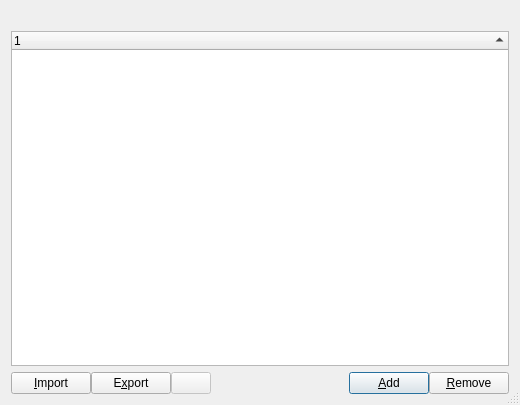
<?xml version="1.0" encoding="UTF-8"?>
<ui version="4.0">
 <class>AthleteManagerDlg</class>
 <widget class="QDialog" name="AthleteManagerDlg">
  <property name="geometry">
   <rect>
    <x>0</x>
    <y>0</y>
    <width>520</width>
    <height>405</height>
   </rect>
  </property>
  <property name="windowTitle">
   <string>Manage Fighters</string>
  </property>
  <property name="windowIcon">
   <iconset resource="ipponboard.qrc">
    <normaloff>:/res/icons/category.png</normaloff>:/res/icons/category.png</iconset>
  </property>
  <property name="sizeGripEnabled">
   <bool>true</bool>
  </property>
  <property name="modal">
   <bool>true</bool>
  </property>
  <layout class="QVBoxLayout" name="verticalLayout" stretch="0,1,0">
   <item>
    <widget class="QLabel" name="label_filterinfo">
     <property name="text">
      <string/>
     </property>
    </widget>
   </item>
   <item>
    <widget class="QTreeWidget" name="treeWidget_fighters">
     <property name="mouseTracking">
      <bool>false</bool>
     </property>
     <property name="editTriggers">
      <set>QAbstractItemView::DoubleClicked</set>
     </property>
     <property name="showDropIndicator" stdset="0">
      <bool>false</bool>
     </property>
     <property name="alternatingRowColors">
      <bool>true</bool>
     </property>
     <property name="selectionMode">
      <enum>QAbstractItemView::ExtendedSelection</enum>
     </property>
     <property name="selectionBehavior">
      <enum>QAbstractItemView::SelectRows</enum>
     </property>
     <property name="indentation">
      <number>0</number>
     </property>
     <property name="rootIsDecorated">
      <bool>false</bool>
     </property>
     <property name="itemsExpandable">
      <bool>false</bool>
     </property>
     <property name="sortingEnabled">
      <bool>true</bool>
     </property>
     <attribute name="headerDefaultSectionSize">
      <number>100</number>
     </attribute>
     <column>
      <property name="text">
       <string notr="true">1</string>
      </property>
     </column>
    </widget>
   </item>
   <item>
    <layout class="QHBoxLayout" name="horizontalLayout">
     <property name="spacing">
      <number>0</number>
     </property>
     <property name="rightMargin">
      <number>0</number>
     </property>
     <item>
      <widget class="QPushButton" name="pushButton_import">
       <property name="toolTip">
        <string>Import fighters</string>
       </property>
       <property name="text">
        <string>&amp;Import</string>
       </property>
       <property name="icon">
        <iconset resource="ipponboard.qrc">
         <normaloff>:/res/icons/import_list.png</normaloff>:/res/icons/import_list.png</iconset>
       </property>
       <property name="autoDefault">
        <bool>false</bool>
       </property>
      </widget>
     </item>
     <item>
      <widget class="QPushButton" name="pushButton_export">
       <property name="toolTip">
        <string>Export fighters</string>
       </property>
       <property name="text">
        <string>E&amp;xport</string>
       </property>
       <property name="icon">
        <iconset resource="ipponboard.qrc">
         <normaloff>:/res/icons/export_list.png</normaloff>:/res/icons/export_list.png</iconset>
       </property>
      </widget>
     </item>
     <item>
      <widget class="QPushButton" name="pushButton_settings">
       <property name="enabled">
        <bool>false</bool>
       </property>
       <property name="toolTip">
        <string>Settings for import/export</string>
       </property>
       <property name="text">
        <string/>
       </property>
       <property name="icon">
        <iconset resource="ipponboard.qrc">
         <normaloff>:/res/icons/settings.png</normaloff>:/res/icons/settings.png</iconset>
       </property>
       <property name="checkable">
        <bool>false</bool>
       </property>
       <property name="default">
        <bool>false</bool>
       </property>
       <property name="flat">
        <bool>false</bool>
       </property>
      </widget>
     </item>
     <item>
      <spacer name="horizontalSpacer">
       <property name="orientation">
        <enum>Qt::Horizontal</enum>
       </property>
       <property name="sizeHint" stdset="0">
        <size>
         <width>40</width>
         <height>20</height>
        </size>
       </property>
      </spacer>
     </item>
     <item>
      <widget class="QPushButton" name="pushButton_add">
       <property name="toolTip">
        <string>Add a new fighter</string>
       </property>
       <property name="text">
        <string>&amp;Add</string>
       </property>
       <property name="icon">
        <iconset resource="ipponboard.qrc">
         <normaloff>:/res/icons/add.png</normaloff>:/res/icons/add.png</iconset>
       </property>
       <property name="autoDefault">
        <bool>true</bool>
       </property>
       <property name="default">
        <bool>true</bool>
       </property>
      </widget>
     </item>
     <item>
      <widget class="QPushButton" name="pushButton_remove">
       <property name="toolTip">
        <string>Remove the currently selected weight class</string>
       </property>
       <property name="text">
        <string>&amp;Remove</string>
       </property>
       <property name="icon">
        <iconset resource="ipponboard.qrc">
         <normaloff>:/res/icons/delete.png</normaloff>:/res/icons/delete.png</iconset>
       </property>
       <property name="autoDefault">
        <bool>true</bool>
       </property>
      </widget>
     </item>
    </layout>
   </item>
  </layout>
 </widget>
 <resources>
  <include location="ipponboard.qrc"/>
 </resources>
 <connections/>
</ui>
